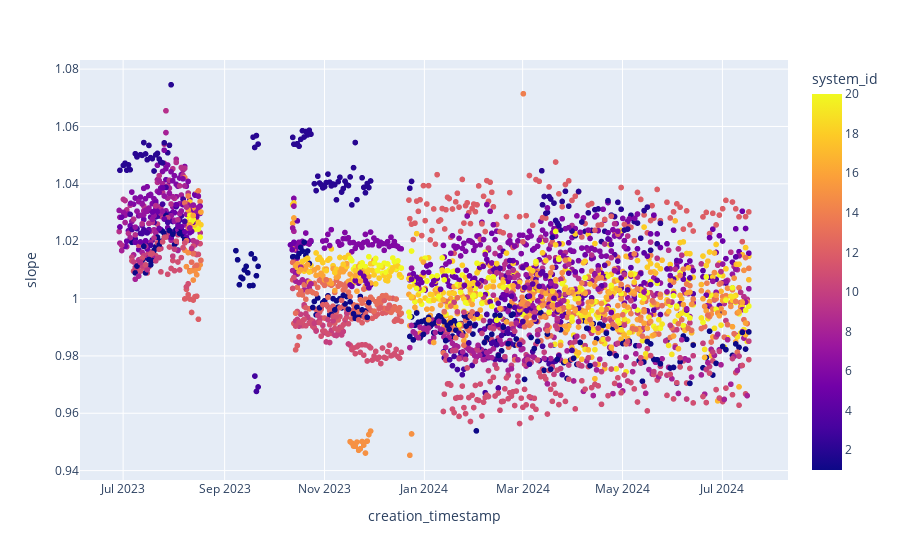
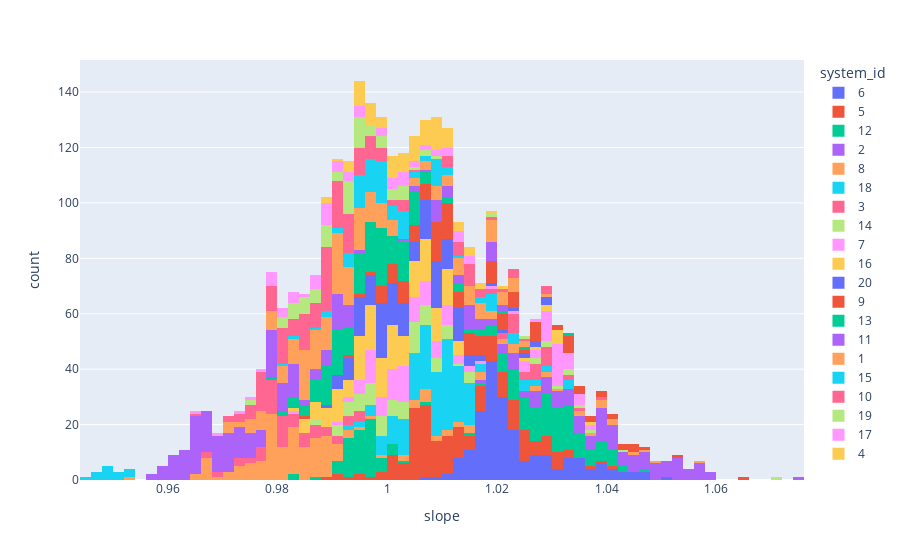
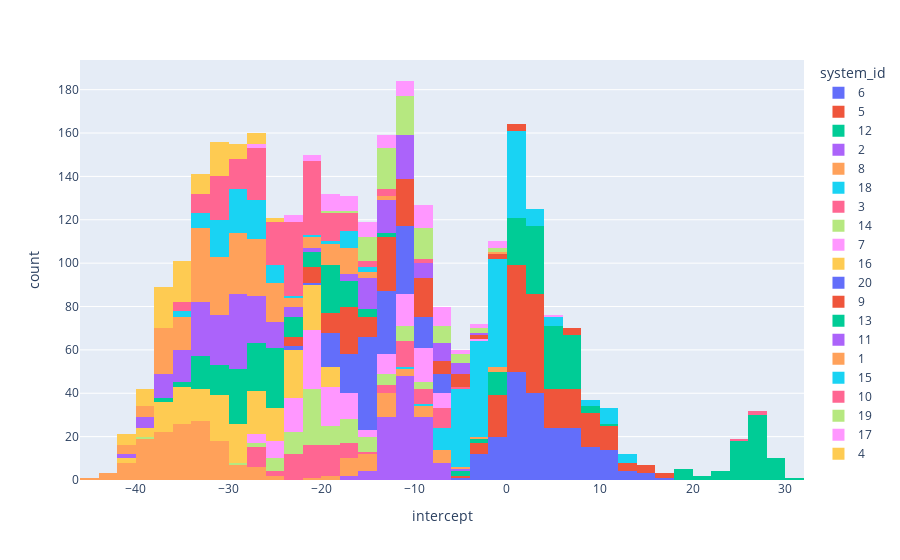

The notebook cell these images were saved under, in order:
### Code cell
fig = px.scatter(df_slope_intercept.filter((pl.col("slope") > 0.7) & (pl.col("slope") < 1.1)), x="creation_timestamp", y = "slope", color = "system_id")
fig.show()
fig = px.histogram(df_slope_intercept.filter((pl.col("slope") > 0.7) & (pl.col("slope") < 1.1)), x="slope", color = "system_id")
fig.show()
fig = px.histogram(df_slope_intercept.filter((pl.col("intercept") < 100) & (pl.col("intercept") > -100)), x="intercept", color = "system_id")
fig.show()

### Figure 1 — Plotly figure (JSON) as saved in the notebook; plotly's stock layout.template omitted (floating-point values rounded to 4 significant figures; data arrays with more than 128 entries replaced by an {"elided": "..."} marker saying what was removed)
{"data": [{"hovertemplate": "creation_timestamp=%{x}<br>slope=%{y}<br>system_id=%{marker.color}<extra></extra>", "legendgroup": "", "marker": {"color": {"elided": "3036 int values"}, "coloraxis": "coloraxis", "symbol": "circle"}, "mode": "markers", "name": "", "showlegend": false, "type": "scattergl", "x": {"elided": "3036 str values"}, "xaxis": "x", "y": {"elided": "3036 float values"}, "yaxis": "y"}], "layout": {"coloraxis": {"colorbar": {"title": {"text": "system_id"}}, "colorscale": [[0, "#0d0887"], [0.1111, "#46039f"], [0.2222, "#7201a8"], [0.3333, "#9c179e"], [0.4444, "#bd3786"], [0.5556, "#d8576b"], [0.6667, "#ed7953"], [0.7778, "#fb9f3a"], [0.8889, "#fdca26"], [1, "#f0f921"]]}, "legend": {"tracegroupgap": 0}, "margin": {"t": 60}, "xaxis": {"anchor": "y", "domain": [0, 1], "title": {"text": "creation_timestamp"}}, "yaxis": {"anchor": "x", "domain": [0, 1], "title": {"text": "slope"}}}}

### Figure 2 — Plotly figure (JSON) as saved in the notebook; plotly's stock layout.template omitted (floating-point values rounded to 4 significant figures; data arrays with more than 128 entries replaced by an {"elided": "..."} marker saying what was removed)
{"data": [{"alignmentgroup": "True", "bingroup": "x", "hovertemplate": "system_id=6<br>slope=%{x}<br>count=%{y}<extra></extra>", "legendgroup": "6", "marker": {"color": "#636efa", "pattern": {"shape": ""}}, "name": "6", "offsetgroup": "6", "orientation": "v", "showlegend": true, "type": "histogram", "x": {"elided": "208 float values"}, "xaxis": "x", "yaxis": "y"}, {"alignmentgroup": "True", "bingroup": "x", "hovertemplate": "system_id=5<br>slope=%{x}<br>count=%{y}<extra></extra>", "legendgroup": "5", "marker": {"color": "#EF553B", "pattern": {"shape": ""}}, "name": "5", "offsetgroup": "5", "orientation": "v", "showlegend": true, "type": "histogram", "x": {"elided": "193 float values"}, "xaxis": "x", "yaxis": "y"}, {"alignmentgroup": "True", "bingroup": "x", "hovertemplate": "system_id=12<br>slope=%{x}<br>count=%{y}<extra></extra>", "legendgroup": "12", "marker": {"color": "#00cc96", "pattern": {"shape": ""}}, "name": "12", "offsetgroup": "12", "orientation": "v", "showlegend": true, "type": "histogram", "x": {"elided": "196 float values"}, "xaxis": "x", "yaxis": "y"}, {"alignmentgroup": "True", "bingroup": "x", "hovertemplate": "system_id=2<br>slope=%{x}<br>count=%{y}<extra></extra>", "legendgroup": "2", "marker": {"color": "#ab63fa", "pattern": {"shape": ""}}, "name": "2", "offsetgroup": "2", "orientation": "v", "showlegend": true, "type": "histogram", "x": [1.051, 1.056, 1.075, 1.054, 1.053, 1.045, 1.033, 1.046, 1.036, 1.03, 1.022, 1.023, 1.026, 1.029, 1.029, 1.057, 1.049, 1.05, 1.044, 1.038, 1.039, 1.039, 1.043, 1.039, 1.026, 1.034, 1.02, 1.029, 1.027, 1.019, 1.023, 1.056, 1.05, 1.057, 1.053, 1.034, 1.04, 1.042, 1.04, 1.04, 1.041, 1.038, 1.024, 1.033, 1.032, 1.045, 1.021, 1.054, 1.056, 1.057, 1.053, 1.054, 1.053, 1.046, 1.054, 1.045, 1.039, 1.037, 1.04, 1.024, 1.027, 1.027, 1.024, 1.031, 1.031, 1.059, 1.049, 1.054, 1.045, 1.054, 1.051, 1.048, 1.043, 1.037, 1.041, 1.037, 1.032, 1.03, 1.059, 1.058, 1.05, 1.047, 1.041, 1.039, 1.038, 1.03, 1.036, 1.034, 1.026, 1.017, 1.024, 1.029, 1.046, 1.05, 1.048, 1.04, 1.039, 1.034, 1.04, 1.021, 1.035, 1.031, 1.034, 1.047, 1.05, 1.049, 1.054, 1.056, 1.049, 1.047, 1.04, 1.04, 1.041, 1.041, 1.042, 1.042, 1.025, 1.033, 1.031, 1.037, 1.024], "xaxis": "x", "yaxis": "y"}, {"alignmentgroup": "True", "bingroup": "x", "hovertemplate": "system_id=8<br>slope=%{x}<br>count=%{y}<extra></extra>", "legendgroup": "8", "marker": {"color": "#FFA15A", "pattern": {"shape": ""}}, "name": "8", "offsetgroup": "8", "orientation": "v", "showlegend": true, "type": "histogram", "x": {"elided": "185 float values"}, "xaxis": "x", "yaxis": "y"}, {"alignmentgroup": "True", "bingroup": "x", "hovertemplate": "system_id=18<br>slope=%{x}<br>count=%{y}<extra></extra>", "legendgroup": "18", "marker": {"color": "#19d3f3", "pattern": {"shape": ""}}, "name": "18", "offsetgroup": "18", "orientation": "v", "showlegend": true, "type": "histogram", "x": {"elided": "193 float values"}, "xaxis": "x", "yaxis": "y"}, {"alignmentgroup": "True", "bingroup": "x", "hovertemplate": "system_id=3<br>slope=%{x}<br>count=%{y}<extra></extra>", "legendgroup": "3", "marker": {"color": "#FF6692", "pattern": {"shape": ""}}, "name": "3", "offsetgroup": "3", "orientation": "v", "showlegend": true, "type": "histogram", "x": [1.029, 1.024, 1.023, 1.02, 1.023, 0.9692, 0.9676, 0.9831, 0.9772, 0.9789, 0.9816, 0.9786, 0.9865, 1.029, 1.033, 1.023, 0.9882, 0.9775, 0.9782, 0.9811, 0.9804, 0.9875, 0.9815, 0.9945, 0.9908, 0.9818, 1.029, 1.027, 1.028, 1.027, 1.026, 1.024, 1.021, 1.024, 0.9672, 0.9909, 0.9888, 0.9734, 0.9834, 0.9942, 1.03, 1.029, 1.019, 0.9857, 0.9793, 0.9752, 0.9754, 0.9798, 0.9786, 0.9788, 0.9842, 0.9788, 0.9879, 0.9905, 0.9921, 1.039, 1.027, 1.019, 0.9787, 0.9802, 0.9819, 0.9788, 0.9806, 1.027, 1.035, 1.024, 1.023, 0.973, 0.9829, 0.9767, 0.9848, 0.9839, 0.9921, 1.032, 1.023, 0.9814, 0.9845, 0.9945, 0.9784, 0.98, 0.9945, 0.9794, 0.9688, 1.027, 1.029, 1.024, 0.9883, 0.9766, 0.9735, 0.9771, 0.984, 0.9872, 0.9878, 0.9819, 0.992, 0.9844], "xaxis": "x", "yaxis": "y"}, {"alignmentgroup": "True", "bingroup": "x", "hovertemplate": "system_id=14<br>slope=%{x}<br>count=%{y}<extra></extra>", "legendgroup": "14", "marker": {"color": "#B6E880", "pattern": {"shape": ""}}, "name": "14", "offsetgroup": "14", "orientation": "v", "showlegend": true, "type": "histogram", "x": [1.026, 1.034, 0.9903, 1.003, 1.007, 0.9936, 1.004, 1.004, 1.015, 1.01, 1.031, 0.9997, 0.9907, 0.9935, 0.9961, 1.007, 0.9943, 1.006, 1.007, 0.9948, 1.002, 0.9999, 1.005, 1.005, 1.001, 1.071, 0.9997, 1.006, 1.005, 1.01, 0.9957, 0.9974, 0.9967, 1.014, 0.9977, 0.9976, 1.033, 1.027, 1.009, 0.9986, 1.001, 0.9952, 0.9987, 1.001, 1.011, 1.01, 1.003, 1.014, 1.029, 1.01, 0.9906, 0.9947, 1.005, 1.007, 1.006, 1.005, 1.001, 1.011, 1.042, 1.029, 0.9918, 1.007, 0.9867, 0.9948, 0.9968, 0.9935, 0.9864, 1.006, 0.9972, 1.005, 0.9963, 1.004, 1.036, 1.038, 1.0, 1.007, 0.9932, 1.016, 1.001, 0.9937, 1.008, 1.003, 1.009, 1.01, 1.002, 0.9998, 1.013, 0.999], "xaxis": "x", "yaxis": "y"}, {"alignmentgroup": "True", "bingroup": "x", "hovertemplate": "system_id=7<br>slope=%{x}<br>count=%{y}<extra></extra>", "legendgroup": "7", "marker": {"color": "#FF97FF", "pattern": {"shape": ""}}, "name": "7", "offsetgroup": "7", "orientation": "v", "showlegend": true, "type": "histogram", "x": {"elided": "136 float values"}, "xaxis": "x", "yaxis": "y"}, {"alignmentgroup": "True", "bingroup": "x", "hovertemplate": "system_id=16<br>slope=%{x}<br>count=%{y}<extra></extra>", "legendgroup": "16", "marker": {"color": "#FECB52", "pattern": {"shape": ""}}, "name": "16", "offsetgroup": "16", "orientation": "v", "showlegend": true, "type": "histogram", "x": {"elided": "178 float values"}, "xaxis": "x", "yaxis": "y"}, {"alignmentgroup": "True", "bingroup": "x", "hovertemplate": "system_id=20<br>slope=%{x}<br>count=%{y}<extra></extra>", "legendgroup": "20", "marker": {"color": "#636efa", "pattern": {"shape": ""}}, "name": "20", "offsetgroup": "20", "orientation": "v", "showlegend": true, "type": "histogram", "x": {"elided": "163 float values"}, "xaxis": "x", "yaxis": "y"}, {"alignmentgroup": "True", "bingroup": "x", "hovertemplate": "system_id=9<br>slope=%{x}<br>count=%{y}<extra></extra>", "legendgroup": "9", "marker": {"color": "#EF553B", "pattern": {"shape": ""}}, "name": "9", "offsetgroup": "9", "orientation": "v", "showlegend": true, "type": "histogram", "x": {"elided": "138 float values"}, "xaxis": "x", "yaxis": "y"}, {"alignmentgroup": "True", "bingroup": "x", "hovertemplate": "system_id=13<br>slope=%{x}<br>count=%{y}<extra></extra>", "legendgroup": "13", "marker": {"color": "#00cc96", "pattern": {"shape": ""}}, "name": "13", "offsetgroup": "13", "orientation": "v", "showlegend": true, "type": "histogram", "x": {"elided": "164 float values"}, "xaxis": "x", "yaxis": "y"}, {"alignmentgroup": "True", "bingroup": "x", "hovertemplate": "system_id=11<br>slope=%{x}<br>count=%{y}<extra></extra>", "legendgroup": "11", "marker": {"color": "#ab63fa", "pattern": {"shape": ""}}, "name": "11", "offsetgroup": "11", "orientation": "v", "showlegend": true, "type": "histogram", "x": {"elided": "230 float values"}, "xaxis": "x", "yaxis": "y"}, {"alignmentgroup": "True", "bingroup": "x", "hovertemplate": "system_id=1<br>slope=%{x}<br>count=%{y}<extra></extra>", "legendgroup": "1", "marker": {"color": "#FFA15A", "pattern": {"shape": ""}}, "name": "1", "offsetgroup": "1", "orientation": "v", "showlegend": true, "type": "histogram", "x": {"elided": "217 float values"}, "xaxis": "x", "yaxis": "y"}, {"alignmentgroup": "True", "bingroup": "x", "hovertemplate": "system_id=15<br>slope=%{x}<br>count=%{y}<extra></extra>", "legendgroup": "15", "marker": {"color": "#19d3f3", "pattern": {"shape": ""}}, "name": "15", "offsetgroup": "15", "orientation": "v", "showlegend": true, "type": "histogram", "x": [1.012, 1.01, 0.95, 0.9987, 1.006, 0.9945, 1.008, 1.003, 1.0, 0.9985, 1.001, 1.003, 0.9485, 1.01, 0.9528, 0.9861, 0.9994, 1.009, 0.9953, 0.9981, 0.9489, 1.002, 1.004, 1.007, 0.9817, 0.9971, 0.9928, 0.9837, 1.003, 0.999, 0.9989, 0.9966, 0.999, 1.006, 1.008, 0.9496, 0.9461, 0.9501, 0.9987, 0.9922, 0.9951, 0.9916, 0.9956, 0.9941, 1.008, 0.9881, 1.009, 1.011, 0.9486, 0.9526, 0.995, 1.002, 1.012, 0.9975, 1.002, 0.9983, 1.001, 1.001, 0.992, 1.003, 1.01, 0.9538, 0.9454, 0.9972, 0.9924, 0.9954, 1.003, 0.9884, 0.9965, 1.002, 1.004, 0.9949, 0.9976, 1.003, 0.9968, 0.998, 1.017, 1.011, 1.009, 0.9471, 0.9501, 0.9503, 0.9946, 0.9952, 0.9976, 0.9937, 1.016, 0.9476, 0.995, 0.995, 0.9983, 0.9973, 1.009, 0.9963, 0.9999, 0.992, 0.9989, 0.9982, 0.9976, 0.9988, 0.9976], "xaxis": "x", "yaxis": "y"}, {"alignmentgroup": "True", "bingroup": "x", "hovertemplate": "system_id=10<br>slope=%{x}<br>count=%{y}<extra></extra>", "legendgroup": "10", "marker": {"color": "#FF6692", "pattern": {"shape": ""}}, "name": "10", "offsetgroup": "10", "orientation": "v", "showlegend": true, "type": "histogram", "x": {"elided": "188 float values"}, "xaxis": "x", "yaxis": "y"}, {"alignmentgroup": "True", "bingroup": "x", "hovertemplate": "system_id=19<br>slope=%{x}<br>count=%{y}<extra></extra>", "legendgroup": "19", "marker": {"color": "#B6E880", "pattern": {"shape": ""}}, "name": "19", "offsetgroup": "19", "orientation": "v", "showlegend": true, "type": "histogram", "x": [0.9847, 1.001, 1.004, 1.006, 0.9982, 1.002, 0.9755, 0.9805, 0.9892, 0.9872, 0.996, 0.9931, 0.9879, 1.005, 0.9954, 0.9989, 0.9801, 0.9863, 0.9941, 0.9979, 0.9851, 0.9818, 0.9921, 0.9959, 0.9822, 0.9866, 0.9853, 0.9953, 0.9836, 0.9943, 0.9907, 1.019, 0.9952, 0.9843, 0.9921, 1.002, 0.9745, 0.9979, 1.006, 0.9822, 1.008, 0.9895, 1.004, 0.9911, 1.0, 0.9926, 0.9914, 0.998, 0.9896, 0.994, 0.989, 0.9891, 0.9937, 0.984, 0.9964, 0.9957, 1.004, 1.001, 0.9942, 0.9831, 0.9999, 0.9921, 0.988, 0.9884, 0.9896, 0.9807, 0.9823, 1.025, 0.9971, 0.9858, 0.9949, 1.001, 0.9836, 0.993, 0.993, 0.9944, 0.9929, 0.9935, 0.9881, 0.9932], "xaxis": "x", "yaxis": "y"}, {"alignmentgroup": "True", "bingroup": "x", "hovertemplate": "system_id=17<br>slope=%{x}<br>count=%{y}<extra></extra>", "legendgroup": "17", "marker": {"color": "#FF97FF", "pattern": {"shape": ""}}, "name": "17", "offsetgroup": "17", "orientation": "v", "showlegend": true, "type": "histogram", "x": [0.9771, 0.9897, 0.989, 1.009, 0.9988, 1.003, 0.9796, 0.9939, 0.9643, 0.988, 1.005, 1.002, 0.9858, 1.013, 0.9801, 0.9756, 0.9794, 0.99, 0.9877, 0.9999, 0.9938, 0.9903, 1.015, 0.9921, 0.9905, 0.9959, 1.002, 0.9892, 0.9987, 1.007, 1.015, 1.009, 0.972, 1.01, 1.007, 1.003, 1.005, 1.013, 0.983, 0.9825, 0.9873, 0.9948, 1.0, 0.9894, 0.9811, 1.012, 0.9795, 0.9861, 0.9874, 1.011, 0.9817, 1.014, 0.9829, 1.012, 1.002, 0.9892, 1.016, 0.987, 0.9902, 0.9821, 1.003, 1.002, 0.9781, 0.9955, 0.9889, 0.9692, 0.9788, 0.992, 1.027, 0.9952, 1.003], "xaxis": "x", "yaxis": "y"}, {"alignmentgroup": "True", "bingroup": "x", "hovertemplate": "system_id=4<br>slope=%{x}<br>count=%{y}<extra></extra>", "legendgroup": "4", "marker": {"color": "#FECB52", "pattern": {"shape": ""}}, "name": "4", "offsetgroup": "4", "orientation": "v", "showlegend": true, "type": "histogram", "x": [0.9999, 1.004, 1.004, 1.0, 0.9957, 1.002, 1.007, 1.005, 0.9894, 0.997, 0.9923, 1.008, 0.9988, 1.011, 1.005, 1.017, 1.008, 1.011, 0.9951, 0.9983, 1.007, 1.002, 1.009, 0.9919, 1.001, 1.007, 0.9975, 1.004, 0.9959, 1.009, 0.9964, 1.021, 1.0, 0.9922, 1.008, 1.009, 0.9944, 1.009, 0.9968, 1.009, 1.006, 1.008, 0.9976, 1.013, 1.003, 0.9964, 0.9958, 1.011, 1.01, 1.016, 1.006, 1.001, 0.9954, 1.011, 1.01, 1.003, 1.007, 1.004, 0.9939, 1.0, 1.009, 0.9957, 1.005, 1.008, 1.007, 1.016, 0.9896, 0.9951, 1.008, 1.012, 1.001, 1.0, 1.015, 1.011, 0.9967, 1.003, 1.019, 1.004, 1.01, 0.996, 1.015, 0.9982, 1.005, 0.9935, 0.9969, 1.013, 1.013, 1.009, 1.004, 1.006], "xaxis": "x", "yaxis": "y"}], "layout": {"barmode": "relative", "legend": {"title": {"text": "system_id"}, "tracegroupgap": 0}, "margin": {"t": 60}, "xaxis": {"anchor": "y", "domain": [0, 1], "title": {"text": "slope"}}, "yaxis": {"anchor": "x", "domain": [0, 1], "title": {"text": "count"}}}}

### Figure 3 — Plotly figure (JSON) as saved in the notebook; plotly's stock layout.template omitted (floating-point values rounded to 4 significant figures; data arrays with more than 128 entries replaced by an {"elided": "..."} marker saying what was removed)
{"data": [{"alignmentgroup": "True", "bingroup": "x", "hovertemplate": "system_id=6<br>intercept=%{x}<br>count=%{y}<extra></extra>", "legendgroup": "6", "marker": {"color": "#636efa", "pattern": {"shape": ""}}, "name": "6", "offsetgroup": "6", "orientation": "v", "showlegend": true, "type": "histogram", "x": {"elided": "208 float values"}, "xaxis": "x", "yaxis": "y"}, {"alignmentgroup": "True", "bingroup": "x", "hovertemplate": "system_id=5<br>intercept=%{x}<br>count=%{y}<extra></extra>", "legendgroup": "5", "marker": {"color": "#EF553B", "pattern": {"shape": ""}}, "name": "5", "offsetgroup": "5", "orientation": "v", "showlegend": true, "type": "histogram", "x": {"elided": "193 float values"}, "xaxis": "x", "yaxis": "y"}, {"alignmentgroup": "True", "bingroup": "x", "hovertemplate": "system_id=12<br>intercept=%{x}<br>count=%{y}<extra></extra>", "legendgroup": "12", "marker": {"color": "#00cc96", "pattern": {"shape": ""}}, "name": "12", "offsetgroup": "12", "orientation": "v", "showlegend": true, "type": "histogram", "x": {"elided": "196 float values"}, "xaxis": "x", "yaxis": "y"}, {"alignmentgroup": "True", "bingroup": "x", "hovertemplate": "system_id=2<br>intercept=%{x}<br>count=%{y}<extra></extra>", "legendgroup": "2", "marker": {"color": "#ab63fa", "pattern": {"shape": ""}}, "name": "2", "offsetgroup": "2", "orientation": "v", "showlegend": true, "type": "histogram", "x": [-8.049, -10.46, -17.78, -10.12, -11.39, -8.986, -5.541, -13.76, -12.24, -10.45, -7.935, -8.725, -10.47, -11.6, -11.56, -12.45, -9.593, -10.16, -8.689, -8.874, -10.13, -11.16, -12.88, -13.22, -8.506, -13.26, -7.83, -11.58, -10.8, -7.814, -9.928, -10.71, -9.239, -12.02, -11.99, -9.023, -11.83, -12.74, -12.01, -12.19, -12.77, -12.71, -7.706, -11.84, -11.81, -16.96, -8.754, -8.582, -10.83, -11.2, -10.22, -11.2, -10.88, -8.305, -11.3, -9.792, -11.26, -10.76, -13.2, -7.908, -9.613, -9.721, -9.713, -12.88, -12.76, -12.47, -9.851, -11.72, -8.327, -12.16, -11.32, -10.75, -13.05, -11.59, -13.82, -13.14, -13.37, -12.8, -11.39, -11.39, -8.509, -8.137, -11.68, -11.89, -11.77, -9.811, -12.36, -11.94, -10.03, -6.514, -10.24, -12.23, -8.198, -11.18, -10.73, -10.82, -10.79, -9.285, -12.82, -6.124, -11.96, -12.13, -14.29, -7.807, -9.131, -9.566, -11.79, -12.66, -10.27, -9.928, -10.8, -11.69, -12.51, -12.98, -14.3, -14.49, -8.076, -11.08, -11.85, -14.82, -9.623], "xaxis": "x", "yaxis": "y"}, {"alignmentgroup": "True", "bingroup": "x", "hovertemplate": "system_id=8<br>intercept=%{x}<br>count=%{y}<extra></extra>", "legendgroup": "8", "marker": {"color": "#FFA15A", "pattern": {"shape": ""}}, "name": "8", "offsetgroup": "8", "orientation": "v", "showlegend": true, "type": "histogram", "x": {"elided": "185 float values"}, "xaxis": "x", "yaxis": "y"}, {"alignmentgroup": "True", "bingroup": "x", "hovertemplate": "system_id=18<br>intercept=%{x}<br>count=%{y}<extra></extra>", "legendgroup": "18", "marker": {"color": "#19d3f3", "pattern": {"shape": ""}}, "name": "18", "offsetgroup": "18", "orientation": "v", "showlegend": true, "type": "histogram", "x": {"elided": "193 float values"}, "xaxis": "x", "yaxis": "y"}, {"alignmentgroup": "True", "bingroup": "x", "hovertemplate": "system_id=3<br>intercept=%{x}<br>count=%{y}<extra></extra>", "legendgroup": "3", "marker": {"color": "#FF6692", "pattern": {"shape": ""}}, "name": "3", "offsetgroup": "3", "orientation": "v", "showlegend": true, "type": "histogram", "x": [-8.432, -6.734, -6.594, -7.649, -12.08, 26.48, 27.06, -20.01, -19.0, -20.01, -20.28, -20.1, -23.83, -7.704, -10.13, -7.03, -19.56, -19.05, -19.65, -19.94, -19.71, -24.43, -21.83, -27.65, -26.42, -22.87, -8.313, -9.382, -10.32, -10.62, -11.14, -10.42, -9.553, -13.34, -11.93, -23.49, -22.72, -17.36, -21.81, -26.12, -5.42, -6.91, -7.872, -18.35, -16.31, -16.31, -16.79, -19.29, -18.83, -19.57, -23.15, -20.18, -25.13, -26.21, -27.11, -9.316, -10.63, -10.47, -13.92, -18.74, -20.02, -19.96, -20.22, -6.408, -11.24, -9.871, -11.56, 25.82, -20.32, -17.93, -22.73, -22.43, -27.03, -9.509, -10.57, -15.81, -20.81, -26.05, -20.09, -20.81, -26.12, -20.18, -16.31, -6.682, -12.17, -10.52, -23.69, -18.02, -16.75, -19.4, -22.41, -22.95, -23.42, -21.92, -26.31, -22.56], "xaxis": "x", "yaxis": "y"}, {"alignmentgroup": "True", "bingroup": "x", "hovertemplate": "system_id=14<br>intercept=%{x}<br>count=%{y}<extra></extra>", "legendgroup": "14", "marker": {"color": "#B6E880", "pattern": {"shape": ""}}, "name": "14", "offsetgroup": "14", "orientation": "v", "showlegend": true, "type": "histogram", "x": [-8.592, -11.84, -13.24, -19.78, -21.64, -16.21, -21.07, -20.93, -26.51, -24.38, -10.06, -15.96, -14.33, -15.69, -16.79, -21.57, -16.41, -21.5, -22.32, -17.18, -20.7, -20.45, -22.84, -23.33, -21.88, -39.85, -18.03, -20.87, -21.14, -22.96, -17.21, -18.08, -18.1, -25.75, -18.88, -20.23, -11.2, -8.972, -21.93, -17.97, -18.89, -16.73, -18.45, -20.03, -24.27, -24.24, -21.93, -28.29, -10.77, -22.35, -14.07, -16.41, -20.85, -21.98, -21.38, -21.33, -20.95, -26.27, -10.34, -10.45, -13.98, -20.79, -12.14, -15.77, -16.97, -15.78, -12.8, -21.1, -17.58, -22.05, -19.2, -23.36, -9.674, -12.91, -11.08, -20.74, -15.39, -25.97, -20.17, -17.15, -22.41, -20.42, -23.12, -23.66, -20.5, -19.5, -25.29, -20.52], "xaxis": "x", "yaxis": "y"}, {"alignmentgroup": "True", "bingroup": "x", "hovertemplate": "system_id=7<br>intercept=%{x}<br>count=%{y}<extra></extra>", "legendgroup": "7", "marker": {"color": "#FF97FF", "pattern": {"shape": ""}}, "name": "7", "offsetgroup": "7", "orientation": "v", "showlegend": true, "type": "histogram", "x": {"elided": "136 float values"}, "xaxis": "x", "yaxis": "y"}, {"alignmentgroup": "True", "bingroup": "x", "hovertemplate": "system_id=16<br>intercept=%{x}<br>count=%{y}<extra></extra>", "legendgroup": "16", "marker": {"color": "#FECB52", "pattern": {"shape": ""}}, "name": "16", "offsetgroup": "16", "orientation": "v", "showlegend": true, "type": "histogram", "x": {"elided": "178 float values"}, "xaxis": "x", "yaxis": "y"}, {"alignmentgroup": "True", "bingroup": "x", "hovertemplate": "system_id=20<br>intercept=%{x}<br>count=%{y}<extra></extra>", "legendgroup": "20", "marker": {"color": "#636efa", "pattern": {"shape": ""}}, "name": "20", "offsetgroup": "20", "orientation": "v", "showlegend": true, "type": "histogram", "x": {"elided": "163 float values"}, "xaxis": "x", "yaxis": "y"}, {"alignmentgroup": "True", "bingroup": "x", "hovertemplate": "system_id=9<br>intercept=%{x}<br>count=%{y}<extra></extra>", "legendgroup": "9", "marker": {"color": "#EF553B", "pattern": {"shape": ""}}, "name": "9", "offsetgroup": "9", "orientation": "v", "showlegend": true, "type": "histogram", "x": {"elided": "138 float values"}, "xaxis": "x", "yaxis": "y"}, {"alignmentgroup": "True", "bingroup": "x", "hovertemplate": "system_id=13<br>intercept=%{x}<br>count=%{y}<extra></extra>", "legendgroup": "13", "marker": {"color": "#00cc96", "pattern": {"shape": ""}}, "name": "13", "offsetgroup": "13", "orientation": "v", "showlegend": true, "type": "histogram", "x": {"elided": "164 float values"}, "xaxis": "x", "yaxis": "y"}, {"alignmentgroup": "True", "bingroup": "x", "hovertemplate": "system_id=11<br>intercept=%{x}<br>count=%{y}<extra></extra>", "legendgroup": "11", "marker": {"color": "#ab63fa", "pattern": {"shape": ""}}, "name": "11", "offsetgroup": "11", "orientation": "v", "showlegend": true, "type": "histogram", "x": {"elided": "230 float values"}, "xaxis": "x", "yaxis": "y"}, {"alignmentgroup": "True", "bingroup": "x", "hovertemplate": "system_id=1<br>intercept=%{x}<br>count=%{y}<extra></extra>", "legendgroup": "1", "marker": {"color": "#FFA15A", "pattern": {"shape": ""}}, "name": "1", "offsetgroup": "1", "orientation": "v", "showlegend": true, "type": "histogram", "x": {"elided": "217 float values"}, "xaxis": "x", "yaxis": "y"}, {"alignmentgroup": "True", "bingroup": "x", "hovertemplate": "system_id=15<br>intercept=%{x}<br>count=%{y}<extra></extra>", "legendgroup": "15", "marker": {"color": "#19d3f3", "pattern": {"shape": ""}}, "name": "15", "offsetgroup": "15", "orientation": "v", "showlegend": true, "type": "histogram", "x": [-16.14, -17.48, 10.4, -28.47, -31.65, -26.86, -32.99, -30.93, -30.71, -29.94, -31.14, -32.44, 11.9, -32.4, 5.809, -22.81, -30.13, -34.37, -28.69, -30.3, 12.33, -28.19, -29.16, -30.72, -19.63, -26.67, -25.46, -21.85, -31.2, -29.75, -30.27, -29.46, -31.17, -15.3, -16.4, 11.41, 12.82, 9.375, -26.86, -25.37, -27.22, -26.06, -28.26, -28.24, -35.08, -26.33, -35.41, -17.42, 11.27, 8.802, -24.49, -29.07, -33.61, -27.83, -29.9, -29.12, -31.33, -31.39, -27.62, -32.74, -16.13, 9.13, 12.41, -25.15, -25.64, -26.98, -30.48, -24.01, -27.95, -30.82, -31.87, -28.3, -29.49, -32.31, -29.71, -31.53, -17.27, -15.4, -17.64, 12.43, 10.85, 10.33, -25.34, -26.64, -27.98, -27.29, -17.04, 11.3, -25.94, -26.04, -27.51, -27.81, -33.15, -27.77, -29.45, -26.05, -29.21, -29.29, -29.28, -30.42, -29.92], "xaxis": "x", "yaxis": "y"}, {"alignmentgroup": "True", "bingroup": "x", "hovertemplate": "system_id=10<br>intercept=%{x}<br>count=%{y}<extra></extra>", "legendgroup": "10", "marker": {"color": "#FF6692", "pattern": {"shape": ""}}, "name": "10", "offsetgroup": "10", "orientation": "v", "showlegend": true, "type": "histogram", "x": {"elided": "188 float values"}, "xaxis": "x", "yaxis": "y"}, {"alignmentgroup": "True", "bingroup": "x", "hovertemplate": "system_id=19<br>intercept=%{x}<br>count=%{y}<extra></extra>", "legendgroup": "19", "marker": {"color": "#B6E880", "pattern": {"shape": ""}}, "name": "19", "offsetgroup": "19", "orientation": "v", "showlegend": true, "type": "histogram", "x": [-3.152, -10.8, -12.02, -13.73, -11.8, -13.78, -2.673, -5.836, -9.55, -9.34, -13.17, -12.51, -10.69, -0.7232, -9.622, -12.19, -4.422, -7.08, -11.36, -13.36, -8.036, -7.055, -12.24, -14.61, -8.91, -9.728, -9.204, -13.59, -9.879, -14.5, -13.01, -15.5, -8.997, -4.941, -10.27, -15.16, -4.217, -14.41, -18.24, -8.473, -16.26, -9.232, -15.52, -10.74, -14.51, -11.38, -11.54, -14.52, -11.11, -13.09, -11.38, -11.46, -15.09, -0.1251, -6.553, -8.928, -12.94, -13.81, -11.09, -7.164, -14.4, -11.39, -9.964, -10.37, -11.14, -7.771, -8.498, -6.187, -10.52, -6.005, -11.72, -14.36, -7.899, -12.22, -12.46, -13.21, -13.34, -12.46, -10.56, -12.96], "xaxis": "x", "yaxis": "y"}, {"alignmentgroup": "True", "bingroup": "x", "hovertemplate": "system_id=17<br>intercept=%{x}<br>count=%{y}<extra></extra>", "legendgroup": "17", "marker": {"color": "#FF97FF", "pattern": {"shape": ""}}, "name": "17", "offsetgroup": "17", "orientation": "v", "showlegend": true, "type": "histogram", "x": [-4.009, -9.945, -10.02, -18.64, -15.11, -17.1, -7.738, -14.83, 4.744, -6.962, -16.07, -15.04, -8.467, -20.4, -1.356, -2.531, -4.358, -8.987, -8.316, -14.0, -11.63, -10.68, -22.09, -13.14, -12.46, -14.76, -10.95, -8.839, -13.95, -17.46, -20.93, -18.55, -3.099, -19.21, -18.32, -16.74, -18.7, -16.54, -6.277, -6.114, -8.996, -12.32, -15.17, -11.31, -9.07, -22.35, -0.4952, -7.96, -8.65, -19.11, -7.558, -21.74, -8.922, -22.05, -18.27, -14.84, -18.24, -7.64, -10.04, -7.231, -16.32, -16.1, -9.871, -10.99, -8.932, -1.305, -6.594, -12.4, -27.34, -14.22, -26.58], "xaxis": "x", "yaxis": "y"}, {"alignmentgroup": "True", "bingroup": "x", "hovertemplate": "system_id=4<br>intercept=%{x}<br>count=%{y}<extra></extra>", "legendgroup": "4", "marker": {"color": "#FECB52", "pattern": {"shape": ""}}, "name": "4", "offsetgroup": "4", "orientation": "v", "showlegend": true, "type": "histogram", "x": [-29.59, -34.03, -34.29, -32.51, -31.56, -34.61, -37.06, -36.58, -24.63, -30.04, -28.19, -35.03, -31.35, -37.14, -34.89, -40.09, -36.55, -37.74, -30.89, -32.31, -36.43, -34.66, -37.86, -26.1, -31.97, -35.07, -31.06, -34.22, -32.27, -39.63, -27.63, -38.75, -30.71, -27.64, -35.3, -35.68, -29.71, -36.03, -31.75, -37.53, -36.27, -37.26, -33.64, -40.67, -29.72, -28.6, -28.78, -35.32, -35.32, -38.53, -34.28, -32.84, -30.42, -37.42, -38.0, -35.18, -36.95, -31.75, -29.05, -32.69, -36.48, -30.89, -35.75, -37.15, -37.89, -41.81, -24.03, -26.61, -33.04, -35.57, -31.27, -31.79, -38.7, -36.83, -30.71, -33.55, -40.79, -34.99, -38.26, -32.47, -40.68, -34.58, -31.32, -27.18, -30.8, -38.34, -38.47, -36.64, -34.47, -37.01], "xaxis": "x", "yaxis": "y"}], "layout": {"barmode": "relative", "legend": {"title": {"text": "system_id"}, "tracegroupgap": 0}, "margin": {"t": 60}, "xaxis": {"anchor": "y", "domain": [0, 1], "title": {"text": "intercept"}}, "yaxis": {"anchor": "x", "domain": [0, 1], "title": {"text": "count"}}}}
